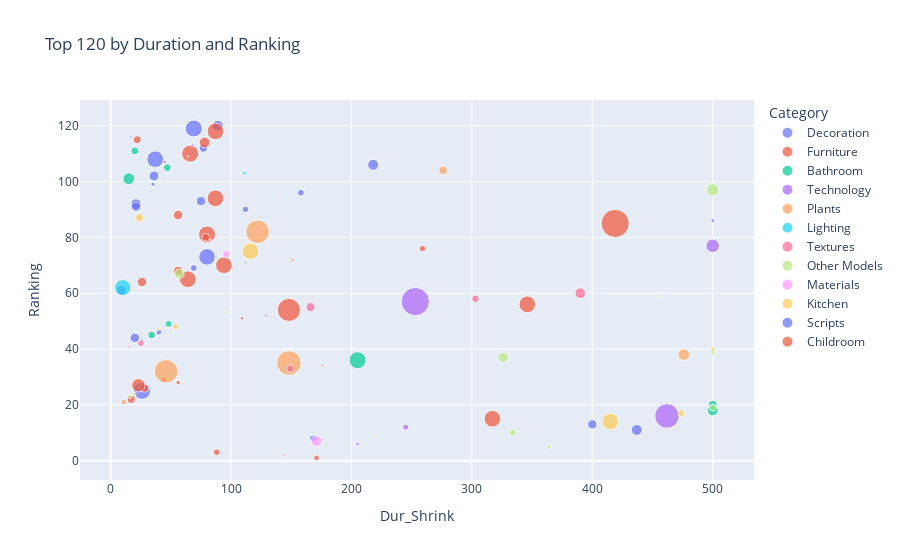

Notebook code cell kept with this figure:
### Code cell
fig8 = px.scatter(result_vis, x='Dur_Shrink', y='Ranking', color='Category', size='Followers', hover_data=['N','Title','Username','Followers'], title='Top 120 by Duration and Ranking')
fig8.show()

### Figure 1 — Plotly figure (JSON) as saved in the notebook; plotly's stock layout.template omitted (floating-point values rounded to 4 significant figures)
{"data": [{"customdata": [[1, "Benuta Leon Cream Wool Rug", "3Dmitruk", 352], [2, "A set of clothes and accessories to fill a wardrobe or store and showroom", "sofiakholina", 843], [5, "curtains with piping", "бойко75", 21], [9, "coffee table decor set 005", "Mitya87", 207], [13, "Decorative set NG27", "niga2323", 811], [15, "Benuta Dave Rectangular Fur Rug (3 colors)", "3Dmitruk", 352], [19, "Graceful Dual Layer Curtains Velvet with Sheer Overlay", "bahar tanhaee", 289], [22, "Anders Dusty Rose Pink Area Rug", "leeooo", 47], [25, "Curtains with Roman blinds 2", "Rolan05", 132], [28, "Decorative Set-086 Shelf Accessories", "mhl.hnr", 262], [29, "Set of clothes for the wardrobe", "Klyuchko_project", 317], [30, "Decorative set with a bouquet of lilacs in a glass vase", "auralis", 251], [31, "Decorative set with branch ch15", "cheka_3dviz", 121], [38, "Roman blinds", "бойко75", 21], [48, "Clothes for wardrobe NG15", "niga2323", 811], [50, "Jewelry organizer", "NataLila", 16], [52, "Headboard 5", "oleksandroleksandr", 134], [60, "Rack with clothes 03", "tarankaa", 299], [75, "Decorative set 099", "Moriiiz", 93], [77, "Decorative Set-089", "mhl.hnr", 262], [78, "Carpet Flow", "Moonboy", 39], [91, "Roman blind with tassels", "kristi4487", 9], [96, "Washable Rug Pam Beige, Gray and Cream by Benuta", "sofiakholina", 843], [108, "Prefabricated juniper panel", "naty2009", 250], [110, "SAFAVIEH Dina Coastal Jute Rug Round", "3Dmitruk", 352], [113, "Curtains with Roman blinds", "Rolan05", 132]], "hovertemplate": "Category=Decoration<br>Dur_Shrink=%{x}<br>Ranking=%{y}<br>Followers=%{customdata[3]}<br>N=%{customdata[0]}<br>Title=%{customdata[1]}<br>Username=%{customdata[2]}<extra></extra>", "legendgroup": "Decoration", "marker": {"color": "#636efa", "size": [352, 843, 21, 207, 811, 352, 289, 47, 132, 262, 317, 251, 121, 21, 811, 16, 134, 299, 93, 262, 39, 9, 843, 250, 352, 132], "sizemode": "area", "sizeref": 5.805, "symbol": "circle"}, "mode": "markers", "name": "Decoration", "orientation": "v", "showlegend": true, "type": "scatter", "x": [89, 69, 17, 77, 37, 218, 36, 35, 158, 75, 21, 21, 112, 121, 80, 112, 69, 9, 40, 20, 26, 45, 26, 400, 437, 168], "xaxis": "x", "y": [120, 119, 116, 112, 108, 106, 102, 99, 96, 93, 92, 91, 90, 83, 73, 71, 69, 61, 46, 44, 43, 30, 25, 13, 11, 8], "yaxis": "y"}, {"customdata": [[3, "Cairns pedestal Divan.ru", "niga2323", 811], [6, "Emmi Chair From MINOTTI Brand", "Graphicus", 186], [7, "Dressing room 28", "protektor", 336], [11, "Basic wardrobe made of cabinet furniture with doors 2", "sofiakholina", 843], [27, "Lindsay Laurie coffee table Divan.ru", "niga2323", 811], [33, "Connect Soft Modular Sofa 2", "Theorema3D", 257], [36, "TV wall with Xiaomi laser projector", "aoverina", 2310], [37, "Office chair Ashley", "illidan_", 6], [40, "Basic wardrobe made of cabinet furniture with doors", "sofiakholina", 843], [43, "Pouf Loreen StoolGroup", "Boburmirzo0007", 16], [45, "Set of cabinet fronts. Furniture for the wardrobe. Wooden facades with rattan slats, milled or fabric.", "maxim7191", 114], [49, "Yamaguchi Skyway Massage Chair", "nepotogen", 22], [51, "Mogens table Divan.ru", "niga2323", 811], [53, "Minotti Horizonte Modular Sofa", "Theorema3D", 257], [56, "Clifford Thorvall table and chairs Divan.ru", "niga2323", 811], [57, "Marlet Corner Sofa Set1", "Theorema3D", 257], [65, "Kiana chair Divan.ru", "niga2323", 811], [67, "541 hallway zone 14 minimal modular wardeobe with seating niche", "mazeeem", 1554], [71, "Furniture hinges / PBR textures", "Slater711", 1], [80, "Mateo Dining chair, Adrien Table", "scorpion3ddd", 16], [87, "Showcase with glasses", "бойко75", 20], [92, "Counter Stool Bar Stool Folsom", "zircon", 73], [93, "VOLUME Bed", "romina.1990", 58], [95, "Furniture Composition 303", "Stt.HuynOneShine", 197], [99, "Furniture Composition 313", "Stt.HuynOneShine", 197], [106, "Emma Naomi Brenda tables Divan.ru", "niga2323", 811], [117, "Bar Cabinet", "gulk", 7]], "hovertemplate": "Category=Furniture<br>Dur_Shrink=%{x}<br>Ranking=%{y}<br>Followers=%{customdata[3]}<br>N=%{customdata[0]}<br>Title=%{customdata[1]}<br>Username=%{customdata[2]}<extra></extra>", "legendgroup": "Furniture", "marker": {"color": "#EF553B", "size": [811, 186, 336, 843, 811, 257, 2310, 6, 843, 16, 114, 22, 811, 257, 811, 257, 811, 1554, 1, 16, 20, 73, 58, 197, 197, 811, 7], "sizemode": "area", "sizeref": 5.805, "symbol": "circle"}, "mode": "markers", "name": "Furniture", "orientation": "v", "showlegend": true, "type": "scatter", "x": [87, 22, 78, 66, 87, 56, 419, 110, 80, 79, 259, 151, 94, 56, 64, 26, 346, 148, 134, 15, 176, 44, 56, 28, 17, 317, 104], "xaxis": "x", "y": [118, 115, 114, 110, 94, 88, 85, 84, 81, 78, 76, 72, 70, 68, 65, 64, 56, 54, 50, 41, 34, 29, 28, 26, 22, 15, 4], "yaxis": "y"}, {"customdata": [[4, "Boheme Uno collection", "sarabale", 3], [10, "Bathroom furniture 28 in neoclassical style", "don2432", 177], [12, "Double shower curtain with hidden ceiling cornice", "kristi4487", 9], [16, "Bathroom furniture 27 modular in a modern style", "don2432", 177], [20, "Bathroom Accessories 71", "morteza20", 403], [58, "Teyo Belvedere Vanity", "Weareteyo", 9], [72, "Shower 1", "oleksandroleksandr", 134], [76, "Bathroom accessories 01", "3d_artistAhmadnejad", 170], [85, "Bathroom decor with a set of different cosmetic products", "sofiakholina", 843], [90, "Bathroom accessories Z45", "zyazdiyan", 37], [101, "LAUNDRY SET (Poliform FITTED + ASKO)", "vitaly_y_panov", 229], [103, "Laundry Room _ 0005", "grol69", 326]], "hovertemplate": "Category=Bathroom<br>Dur_Shrink=%{x}<br>Ranking=%{y}<br>Followers=%{customdata[3]}<br>N=%{customdata[0]}<br>Title=%{customdata[1]}<br>Username=%{customdata[2]}<extra></extra>", "legendgroup": "Bathroom", "marker": {"color": "#00cc96", "size": [3, 177, 9, 177, 403, 9, 134, 170, 843, 37, 229, 326], "sizemode": "area", "sizeref": 5.805, "symbol": "circle"}, "mode": "markers", "name": "Bathroom", "orientation": "v", "showlegend": true, "type": "scatter", "x": [24, 20, 64, 47, 15, 43, 48, 34, 205, 52, 500, 500], "xaxis": "x", "y": [117, 111, 109, 105, 101, 63, 49, 45, 36, 31, 20, 18], "yaxis": "y"}, {"customdata": [[8, "Set of Epson projectors.", "slipknot1111", 26], [14, "Sockets and switches Donel series R98", "DashutaG", 36], [44, "Washing machine and dryer Samsung", "rakochi.design", 537], [64, "PlayStation 5 Collection", "Aviato", 2322], [69, "Canon printer set.", "slipknot1111", 26], [105, "TV Samsung QLED The Frame 4K LS03B", "AlexHappy", 1763], [109, "Robot vacuum cleaner Xiaomi Robot Vacuum Cleaner X20", "dilya_1", 106], [115, "Sockets and switches Systeme Electric ArtGallery series", "DashutaG", 36]], "hovertemplate": "Category=Technology<br>Dur_Shrink=%{x}<br>Ranking=%{y}<br>Followers=%{customdata[3]}<br>N=%{customdata[0]}<br>Title=%{customdata[1]}<br>Username=%{customdata[2]}<extra></extra>", "legendgroup": "Technology", "marker": {"color": "#ab63fa", "size": [26, 36, 537, 2322, 26, 1763, 106, 36], "sizemode": "area", "sizeref": 5.805, "symbol": "circle"}, "mode": "markers", "name": "Technology", "orientation": "v", "showlegend": true, "type": "scatter", "x": [68, 45, 500, 253, 129, 462, 245, 205], "xaxis": "x", "y": [113, 107, 77, 57, 52, 16, 12, 6], "yaxis": "y"}, {"customdata": [[17, "Indoor Plant Set 89", "mh.designer", 221], [32, "Houseplants 01", "13halav", 8], [39, "Garden Plants - Outdoor Flowers 654", "3Design.FB", 1620], [83, "Poplar / Populus deltoides #9", "Magomed Mirzaev", 385], [86, "Realistic meadow grass", "AlexHappy", 1763], [89, "Indoor Plant 849 - Cinnamons Tree", "3Design.FB", 1620], [100, "Flower In Vase 77", "adib908", 94]], "hovertemplate": "Category=Plants<br>Dur_Shrink=%{x}<br>Ranking=%{y}<br>Followers=%{customdata[3]}<br>N=%{customdata[0]}<br>Title=%{customdata[1]}<br>Username=%{customdata[2]}<extra></extra>", "legendgroup": "Plants", "marker": {"color": "#FFA15A", "size": [221, 8, 1620, 385, 1763, 1620, 94], "sizemode": "area", "sizeref": 5.805, "symbol": "circle"}, "mode": "markers", "name": "Plants", "orientation": "v", "showlegend": true, "type": "scatter", "x": [276, 113, 122, 476, 148, 46, 11], "xaxis": "x", "y": [104, 89, 82, 38, 35, 32, 21], "yaxis": "y"}, {"customdata": [[18, "Vibia Plus Minus", "animexgroup", 42], [55, "Round pendant chandelier made of ribbed glass 164FA-33126 Garda Decor", "OlegNazarciuc", 5], [59, "Luceplan Levante Pendant Lamps", "horrortechnology", 759]], "hovertemplate": "Category=Lighting<br>Dur_Shrink=%{x}<br>Ranking=%{y}<br>Followers=%{customdata[3]}<br>N=%{customdata[0]}<br>Title=%{customdata[1]}<br>Username=%{customdata[2]}<extra></extra>", "legendgroup": "Lighting", "marker": {"color": "#19d3f3", "size": [42, 5, 759], "sizemode": "area", "sizeref": 5.805, "symbol": "circle"}, "mode": "markers", "name": "Lighting", "orientation": "v", "showlegend": true, "type": "scatter", "x": [111, 50, 10], "xaxis": "x", "y": [103, 66, 62], "yaxis": "y"}, {"customdata": [[21, "Decorative plaster 25", "fenomen1988", 8], [61, "Boen parquet board wood flooring", "dofen", 332], [63, "Italon STELLARIS Decor FullPack", "StanisLOVE.viz", 168], [66, "Wood Materials LuxLucia Casa - 7 Colors Set04W1", "Lux3DLucia", 244], [79, "EQUIPE BALI", "Sawamura", 115], [88, "Porcelanosa DURANGO", "StanisLOVE.viz", 168], [119, "Wood planks 02", "alexsm2014", 23]], "hovertemplate": "Category=Textures<br>Dur_Shrink=%{x}<br>Ranking=%{y}<br>Followers=%{customdata[3]}<br>N=%{customdata[0]}<br>Title=%{customdata[1]}<br>Username=%{customdata[2]}<extra></extra>", "legendgroup": "Textures", "marker": {"color": "#FF6692", "size": [8, 332, 168, 244, 115, 168, 23], "sizemode": "area", "sizeref": 5.805, "symbol": "circle"}, "mode": "markers", "name": "Textures", "orientation": "v", "showlegend": true, "type": "scatter", "x": [44, 390, 303, 166, 25, 149, 144], "xaxis": "x", "y": [100, 60, 58, 55, 42, 33, 2], "yaxis": "y"}, {"customdata": [[23, "Ventilation system.", "slipknot1111", 26], [24, "Set of ceilings Armstrong and Grilyato", "solomon5555", 448], [54, "Built-in ironing board Rocket", "ElenaSokha", 276], [62, "Padel", "alexsm2014", 23], [68, "Grilles for ventilation and air conditioning Redvent", "DashutaG", 36], [82, "Cafe Equipment Set 4", "Стаска", 79], [84, "Coffee Shop 6", "omnomn", 323], [98, "Rimadesio Altair storage", "Tutty_desu", 46], [102, "Tennis court", "lis-220", 138], [111, "Hidden doors Piu Design", "oleksandroleksandr", 134], [116, "Collection of 21 windows", "brass", 52]], "hovertemplate": "Category=Other Models<br>Dur_Shrink=%{x}<br>Ranking=%{y}<br>Followers=%{customdata[3]}<br>N=%{customdata[0]}<br>Title=%{customdata[1]}<br>Username=%{customdata[2]}<extra></extra>", "legendgroup": "Other Models", "marker": {"color": "#B6E880", "size": [26, 448, 276, 23, 36, 79, 323, 46, 138, 134, 52], "sizemode": "area", "sizeref": 5.805, "symbol": "circle"}, "mode": "markers", "name": "Other Models", "orientation": "v", "showlegend": true, "type": "scatter", "x": [160, 500, 57, 455, 96, 500, 326, 16, 500, 334, 364], "xaxis": "x", "y": [98, 97, 67, 59, 53, 39, 37, 23, 19, 10, 5], "yaxis": "y"}, {"customdata": [[26, "Porcelain tiles Nolana Estima", "RazorS95", 20], [42, "MicroCement Vitra Porcelain Tiles", "RazorS95", 20], [47, "Boucle Fabric", "marchik3d", 163], [114, "Rubber Coating", "maltsev_stepan", 332]], "hovertemplate": "Category=Materials<br>Dur_Shrink=%{x}<br>Ranking=%{y}<br>Followers=%{customdata[3]}<br>N=%{customdata[0]}<br>Title=%{customdata[1]}<br>Username=%{customdata[2]}<extra></extra>", "legendgroup": "Materials", "marker": {"color": "#FF97FF", "size": [20, 20, 163, 332], "sizemode": "area", "sizeref": 5.805, "symbol": "circle"}, "mode": "markers", "name": "Materials", "orientation": "v", "showlegend": true, "type": "scatter", "x": [139, 83, 96, 171], "xaxis": "x", "y": [95, 79, 74, 7], "yaxis": "y"}, {"customdata": [[34, "Table setting 45", "Brast", 191], [46, "Cookware set NG5", "niga2323", 811], [73, "Kitchen 29", "Bensy", 100], [74, "Decor set with water and pears stv005", "GOSS", 28], [81, "Bosch ovens and microwaves", "semeniy", 54], [97, "kitchen modern-071", "moon_3dart296", 25], [104, "Sinks and faucets Omoikiri", "oleksandroleksandr", 134], [107, "Water bottle and glass NG4", "niga2323", 811], [112, "Kitchen 8", "RazorS95", 20]], "hovertemplate": "Category=Kitchen<br>Dur_Shrink=%{x}<br>Ranking=%{y}<br>Followers=%{customdata[3]}<br>N=%{customdata[0]}<br>Title=%{customdata[1]}<br>Username=%{customdata[2]}<extra></extra>", "legendgroup": "Kitchen", "marker": {"color": "#FECB52", "size": [191, 811, 100, 28, 54, 25, 134, 811, 20], "sizemode": "area", "sizeref": 5.805, "symbol": "circle"}, "mode": "markers", "name": "Kitchen", "orientation": "v", "showlegend": true, "type": "scatter", "x": [24, 116, 54, 39, 500, 20, 474, 415, 219], "xaxis": "x", "y": [87, 75, 48, 47, 40, 24, 17, 14, 9], "yaxis": "y"}, {"customdata": [[35, "FloorGen Tools 1.5.4", "-NiK-", 41]], "hovertemplate": "Category=Scripts<br>Dur_Shrink=%{x}<br>Ranking=%{y}<br>Followers=%{customdata[3]}<br>N=%{customdata[0]}<br>Title=%{customdata[1]}<br>Username=%{customdata[2]}<extra></extra>", "legendgroup": "Scripts", "marker": {"color": "#636efa", "size": [41], "sizemode": "area", "sizeref": 5.805, "symbol": "circle"}, "mode": "markers", "name": "Scripts", "orientation": "v", "showlegend": true, "type": "scatter", "x": [500], "xaxis": "x", "y": [86], "yaxis": "y"}, {"customdata": [[41, "Childrens open wardrobe with desk, modular, modern, 25", "don2432", 177], [70, "Pinboard with childrens drawings", "DashutaG", 36], [94, "Kids Room Decor 153", "remuhin", 523], [118, "Children play area | Interactive", "lzv_cg", 129], [120, "Bunk bed for kids 11", "Activist", 93]], "hovertemplate": "Category=Childroom<br>Dur_Shrink=%{x}<br>Ranking=%{y}<br>Followers=%{customdata[3]}<br>N=%{customdata[0]}<br>Title=%{customdata[1]}<br>Username=%{customdata[2]}<extra></extra>", "legendgroup": "Childroom", "marker": {"color": "#EF553B", "size": [177, 36, 523, 129, 93], "sizemode": "area", "sizeref": 5.805, "symbol": "circle"}, "mode": "markers", "name": "Childroom", "orientation": "v", "showlegend": true, "type": "scatter", "x": [79, 109, 23, 88, 171], "xaxis": "x", "y": [80, 51, 27, 3, 1], "yaxis": "y"}], "layout": {"legend": {"itemsizing": "constant", "title": {"text": "Category"}, "tracegroupgap": 0}, "title": {"text": "Top 120 by Duration and Ranking"}, "xaxis": {"anchor": "y", "domain": [0, 1], "title": {"text": "Dur_Shrink"}}, "yaxis": {"anchor": "x", "domain": [0, 1], "title": {"text": "Ranking"}}}}
